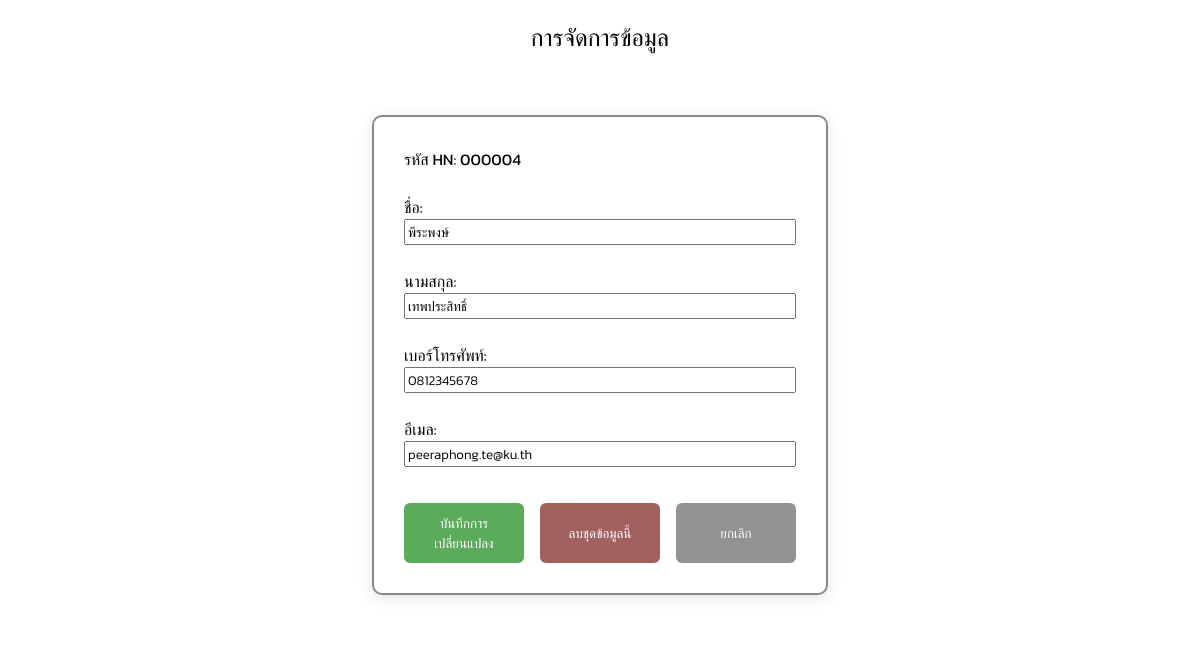
Screenshot of /edit.php?id=000004 with the database file from the repository.
### tables this page shows
CREATE TABLE `user` (
  `HN` int(6) NOT NULL,
  `FNAME` varchar(255) NOT NULL,
  `LNAME` varchar(255) NOT NULL,
  `TEL` varchar(10) NOT NULL,
  `EMAIL` varchar(255) NOT NULL
);

### edit.php (the view, shortened to what this page needs)
<?php
    require "database/connect.php";
    if (isset($_GET['id'])) {
        $id = $_GET['id'];
        $sql = "SELECT LPAD(HN, 6, '0') AS HN, FNAME, LNAME, TEL, EMAIL FROM user WHERE HN = ?";
        $stmt = $conn->prepare($sql);
        $stmt->bind_param("s", $id);
        $stmt->execute();
        $result = $stmt->get_result();
        if ($result->num_rows > 0) {
            $row = $result->fetch_assoc();
        } else {
            echo "ไม่พบข้อมูลเจ้าของ HN นี้";
        }
    } else {
        echo "ไม่พบข้อมูล";
    }
?>
<!DOCTYPE html>
<html lang="en">
<head>
    <link rel="stylesheet" href="style.css">
</head>
<body>
    <h2 class= "bold"><center>การจัดการข้อมูล</h2>
    <div class="container">
        <form method="POST" class="table edit normal" id=editForm>
            <label class="bold">รหัส HN: <?php echo $row['HN']; ?></label><br>
            <label class="bold">ชื่อ:</label>
            <input type="text" class="normal" name="fname" value="<?php echo $row['FNAME']; ?>" required><br>
            <label class="bold">นามสกุล:</label>
            <input type="text" class="normal" name="lname" value="<?php echo $row['LNAME']; ?>" required><br>
            <label class="bold">เบอร์โทรศัพท์:</label>
            <input type="text" class="normal" name="tel" value="<?php echo $row['TEL']; ?>" required><br>
            <label class="bold">อีเมล:</label>
            <input type="email" class="normal" name="email" value="<?php echo $row['EMAIL']; ?>" required><br>
            <div class="button-group">
                <button type="button" id="saveBtn" class="confirm">บันทึกการเปลี่ยนแปลง</button>
                <button type="button" id="deleteBtn" class="delete">ลบชุดข้อมูลนี้</button>
                <button type="button" id="cancelBtn" class="back">ยกเลิก</button>
            </div>
        </form>
    </div>
</body>
</html>

### style.css (style rules this page uses)
.container { display: flex; justify-content: center; align-items: center; background: #fff; padding: 40px 0; }
.table { border: 2px solid #888; border-radius: 10px; box-shadow: 0 0 10px rgba(0, 0, 0, 0.1); background-color: #fff; overflow: hidden; margin: 0 auto; }
.table.edit { display: flex; flex-direction: column; padding: 30px 30px; border-radius: 10px; box-shadow: 0 4px 16px rgba(0,0,0,0.1); flex-direction: column; }
.normal { font-family: "Kanit", sans-serif; font-weight: 300; font-style: light; }
.bold { font-family: "Kanit", sans-serif; font-weight: 400; font-style: normal; }
.button-group { display: flex; gap: 16px; justify-content: center; margin-top: 12px; }
.confirm { font-family: "Kanit", sans-serif; padding: 10px 20px; border: none; border-radius: 6px; background: #5aac5a; color: #fff; cursor: pointer; transition: background 0.2s; min-width: 120px; max-width: 120px; }
.delete { font-family: "Kanit", sans-serif; padding: 10px 20px; border: none; border-radius: 6px; background: #a0615f; color: #fff; cursor: pointer; transition: background 0.2s; min-width: 120px; max-width: 120px; }
.back { font-family: "Kanit", sans-serif; padding: 10px 20px; border: none; border-radius: 6px; background: #929292; color: #fff; cursor: pointer; transition: background 0.2s; min-width: 120px; max-width: 120px; outline: none; }

### rows the page displays
user: fname "พีระพงษ์", lname "เทพประสิทธิ์", tel "0812345678", email "peeraphong.te@ku.th"

### other values shown
$row['HN'] "000004"
